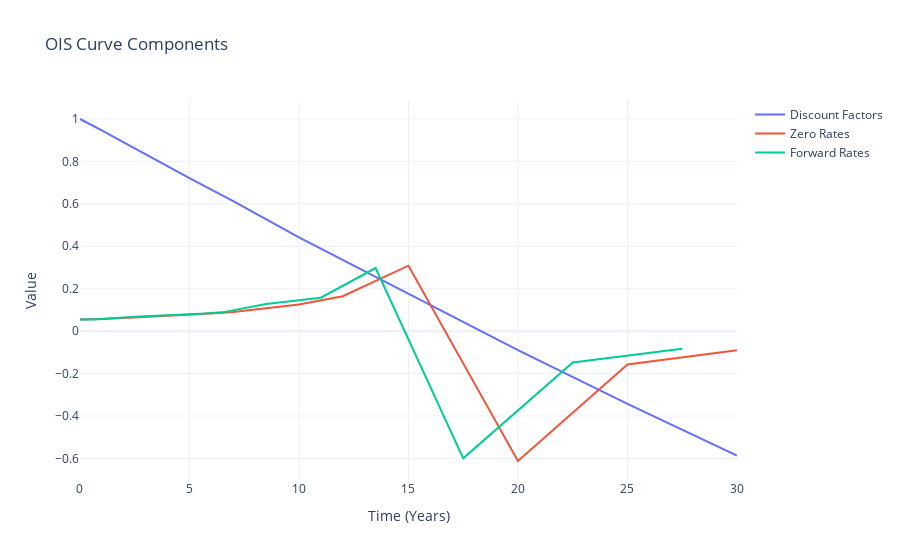

Notebook code for this chart:
### Code cell
curve = OISCurveBootstrapper(deposits, swaps)
curve.bootstrap()
curve.plot_curves()

### Figure 1 — Plotly figure (JSON) as saved in the notebook; plotly's stock layout.template omitted (floating-point values rounded to 4 significant figures)
{"data": [{"mode": "lines", "name": "Discount Factors", "type": "scatter", "x": [0.002778, 0.01944, 0.03889, 0.08333, 0.1667, 0.25, 0.5, 0.75, 1, 2, 3, 4, 5, 6, 7, 10, 12, 15, 20, 25, 30], "y": [0.9998, 0.9989, 0.9979, 0.9954, 0.9909, 0.9863, 0.9728, 0.9595, 0.9459, 0.8897, 0.8329, 0.7765, 0.7214, 0.6667, 0.6124, 0.4424, 0.3364, 0.1777, -0.08898, -0.3426, -0.5863]}, {"mode": "lines", "name": "Zero Rates", "type": "scatter", "x": [0.002778, 0.01944, 0.03889, 0.08333, 0.1667, 0.25, 0.5, 0.75, 1, 2, 3, 4, 5, 6, 7, 10, 12, 15, 20, 25, 30], "y": [0.0547, 0.0548, 0.0549, 0.0551, 0.0553, 0.0556, 0.056, 0.0563, 0.0572, 0.06199, 0.0669, 0.07197, 0.07725, 0.08332, 0.0904, 0.1261, 0.1644, 0.3085, -0.612, -0.1568, -0.09019]}, {"mode": "lines", "name": "Forward Rates", "type": "scatter", "x": [0.01111, 0.02917, 0.06111, 0.125, 0.2083, 0.375, 0.625, 0.875, 1.5, 2.5, 3.5, 4.5, 5.5, 6.5, 8.5, 11, 13.5, 17.5, 22.5, 27.5], "y": [0.05481, 0.05494, 0.05516, 0.05525, 0.05569, 0.05563, 0.05535, 0.05746, 0.06317, 0.06825, 0.07263, 0.07638, 0.082, 0.08856, 0.1282, 0.1575, 0.2976, -0.5995, -0.1481, -0.08312]}], "layout": {"hovermode": "x unified", "title": {"text": "OIS Curve Components"}, "xaxis": {"title": {"text": "Time (Years)"}}, "yaxis": {"title": {"text": "Value"}}}}
